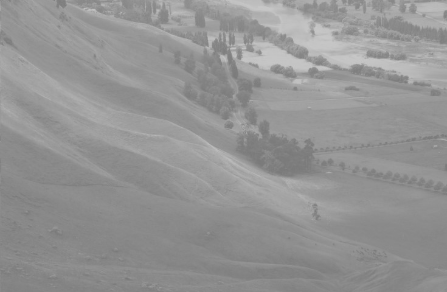
#> input picture A.opencv/image/histogram.png, 447 x 292 px
$ jupyter execute --allow-errors 'OpenCV_011_히스토그램_주파수영역처리_배포용.ipynb'
#> lines starting #> are read from the running program, lines starting #| are printed output that depends on the picture
<table border=1 width=100%>
    <tr><td style="border: 1px solid black; width:600px; height:30px; text-align: center;"><font size=4 color=blue><b>[10차시] 학습목표</b></font></td></tr>
    <tr><td style="border: 1px solid black; text-align: left;"><font size=3>

○ 히스토그램에 대해 학습하고 이미지의 히스토그램을 표시해 본다<br><br>
○ 주파수의 개념에 대해 학습한다<br><br>
○ 주파수 기반 처리 방법에 대해 학습한다

</font></td></tr>
</table>

# 히스토그램 (histogram)

## 개념

- 히스토그램 (Histogram) : 이미지의 색상 별로 픽셀의 개수를 그래프로 표시한 것
- Numpy, Matplotlib 라이브러리에서 함수를 제공하지만 OpenCV에서 제공하는 calcHist() 함수가 가장 성능이 좋음

## gray 이미지의 히스토그램

- <font color=red>calcHist([이미지], [채널], 특정 부분 마스크, [색상 개수], [픽셀값의 범위])</font>
   - 채널은 흑백영상인 경우는 0, 칼라영상인 경우는 R(0), G(1), B(2)

[cell 1]
import cv2
import matplotlib.pyplot as plt
import numpy as np

#img = cv2.imread('./image/histogram.png', cv2.IMREAD_COLOR)
#img = cv2.cvtColor(img, cv2.COLOR_BGR2GRAY)
img = cv2.imread('./image/histogram.png', cv2.IMREAD_GRAYSCALE)
#> img is the input picture: shape (292, 447); min 121, max 199, mean 148

plt.figure(figsize=(12,5))
plt.subplot(1,2,1)
plt.imshow(img, cmap='gray')
plt.title('original')
plt.axis('off')

# 히스토그램
hist = cv2.calcHist([img],[0],None, [256],[0,255])
#> hist = 256 values, max 5925 at index 137, min 0 at index 0, mean 509.9

plt.subplot(1,2,2)
plt.title('histogram')
plt.xlim([0,255])
plt.plot(hist)
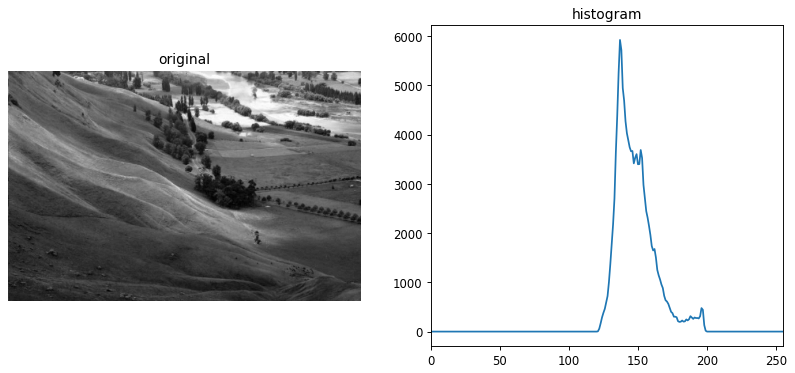
#> figure drawn by matplotlib, 2 panels; panel 2: curve peaks at x = 137, y = 5925

##  칼라 이미지의 히스토그램

[cell 2]
import cv2
import matplotlib.pyplot as plt
import numpy as np

img = cv2.imread('./image/flower.PNG', cv2.IMREAD_COLOR)
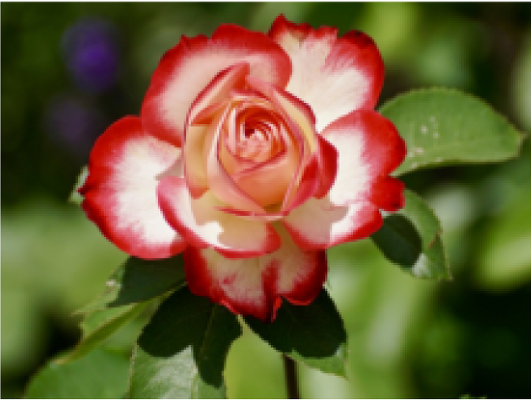
#> input picture A.opencv/image/flower.PNG, 531 x 400 px
#> img is the input picture: shape (400, 531, 3); mean B, G, R 53.6, 92.5, 109.6
img = cv2.cvtColor(img, cv2.COLOR_BGR2RGB)

plt.figure(figsize=(12,5))
plt.subplot(1,2,1)
plt.imshow(img)
plt.title('original')
plt.axis('off')

# red 채널 히스토그램
hist_red = cv2.calcHist([img], [0], None, [256], [0,255])
#> hist_red = 256 values, max 2147 at index 31, min 0 at index 250, mean 829.7
# green 채널 히스토그램
hist_green = cv2.calcHist([img], [1], None, [256], [0,255])
#> hist_green = 256 values, max 2588 at index 32, min 0 at index 247, mean 829.7
# blue 채널 히스토그램
hist_blue = cv2.calcHist([img], [2], None, [256], [0,255])
#> hist_blue = 256 values, max 20916 at index 0, min 0 at index 242, mean 829.7

plt.subplot(1,2,2)
plt.title('color histogram')
plt.xlim([0,255])
plt.plot(hist_red, c = 'r')
plt.plot(hist_green, c = 'g')
plt.plot(hist_blue, c = 'b')
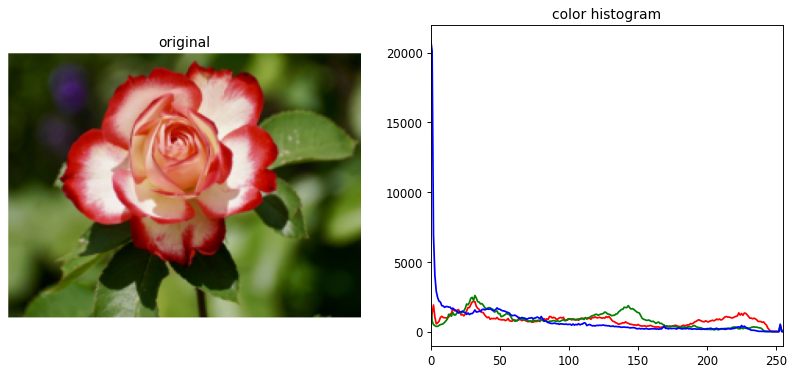
#> figure drawn by matplotlib, 2 panels; panel 2: curve peaks at x = 31, y = 2147; panel 2: curve peaks at x = 32, y = 2588; panel 2: curve peaks at x = 0, y = 20916

## 히스토그램 균일화

- 색상 분포를 균일하게 변경하여 이미지의 콘트라스트를 강조하는 방법

- <font color=red>cv2.equalizeHist(img)</font> : 히스토그램 균일화 함수

- 콘트라스트가 너무 강조된 경향이 있으므로 cv2.createCLAHE() 함수를 적용하면 더 나은 결과가 가능함.

#> (a cell that did not finish here is left out)

## 2차원 히스토그램

- 2개의 축(H, S)이 만나는 지점의 개수를 표현

[cell 4]
import cv2
import matplotlib.pyplot as plt
import numpy as np
img1 = cv2.imread("./image/back1.png", cv2.IMREAD_COLOR)
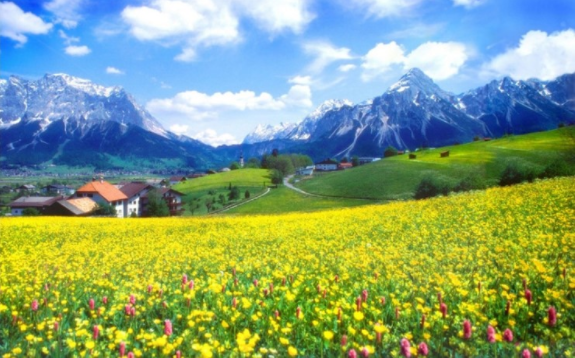
#> input picture A.opencv/image/back1.PNG, 575 x 358 px, found by its file name
#> img1 is the input picture: shape (358, 575, 3); mean B, G, R 123.3, 161.4, 134.1
img1 = cv2.cvtColor(img1, cv2.COLOR_BGR2RGB)
plt.figure(figsize=(12, 5))
plt.subplot(1, 2, 1)
plt.imshow(img1)
plt.title("orginal")
plt.axis("off")
# hsv로 변환
hsv = cv2.cvtColor(img1, cv2.COLOR_RGB2HSV)
#> hsv: shape (358, 575, 3); mean H, S, V 69.2, 154.3, 188.1
# [0, 1] : 색상(0), 채도(1) , 2 (명도)
# [180, 256] : 색상(180)과 채도(25)의 눈금 수
# [0, 179, 0, 255] : 0, 179 (색상의 범위), 0, 255 (채도의 범위)
hist = cv2.calcHist([hsv], [0, 1], None, [180, 256], [0, 179, 0, 255])
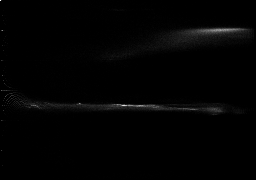
#> hist: shape (180, 256) float32; min 0, max 419, mean 4.5; drawn with min black and max white
plt.subplot(1, 2, 2)
plt.title("histogram")
plt.xlabel("Saturation")
plt.ylabel("Hue")
plt.colorbar()
plt.imshow(hist)
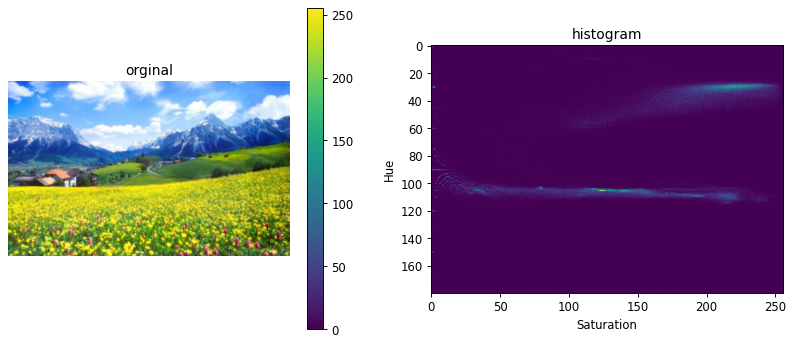
#> figure drawn by matplotlib, 3 panels
